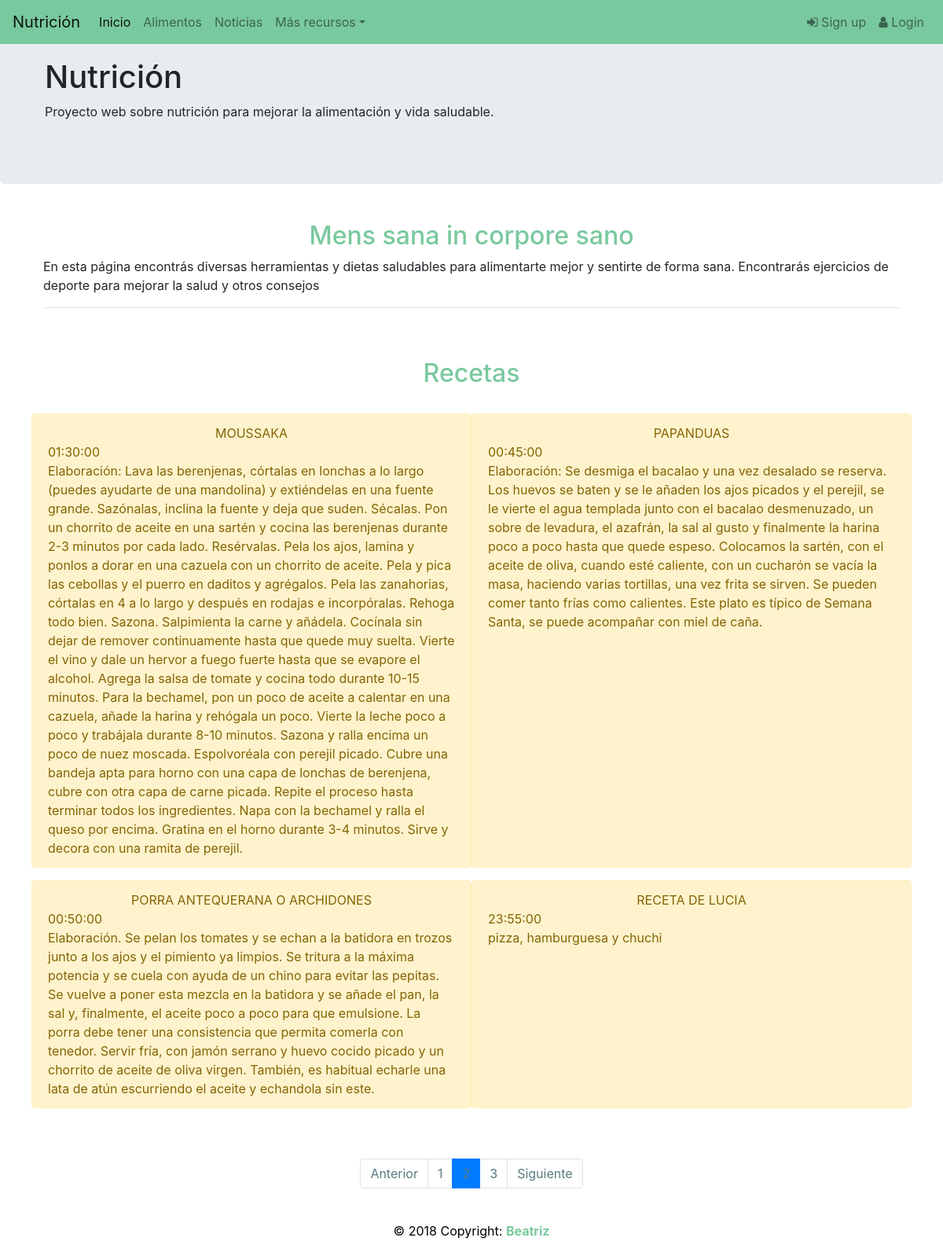
Page /recetas.php?pagina=2 on the committed database.
### tables this page shows
CREATE TABLE `receta` (
  `idReceta` int(8) NOT NULL,
  `nombre` varchar(30) NOT NULL,
  `descripcion` text NOT NULL,
  `tiempo` time DEFAULT NULL
);

### recetas.php (the view, shortened to what this page needs)
<?php
    include_once 'libs/conexion.php';
    $sql_leer = 'SELECT * FROM receta order by nombre';
    $gsent = $pdo -> prepare($sql_leer);
    $gsent->execute();
    $resultado = $gsent->fetchAll();
    $datosPagina = 4;
    $totalDatosBD = $gsent->rowCount();
    $paginasTotal = ceil($totalDatosBD/ $datosPagina);
    $pagina=false;
    if (isset($_GET["pagina"])){
	    $pagina = $_GET["pagina"];
    }
    if(!$pagina){
        $iniciar =0;
        $pagina=1;
    } else{
        $iniciar = ($pagina-1) * $datosPagina;
    }
    $sql_muestroReceta = 'SELECT * FROM receta order by nombre Limit :iniciar , :numRecetas';
    $muestroRecetas= $pdo->prepare($sql_muestroReceta);
    $muestroRecetas->bindParam(':iniciar', $iniciar, PDO::PARAM_INT);
    $muestroRecetas->bindParam(':numRecetas', $datosPagina, PDO::PARAM_INT);
    $muestroRecetas->execute();
    $resultado_recetas = $muestroRecetas->fetchAll();
?>
<!DOCTYPE html>
<html>
<head>
    <link rel="stylesheet" type="text/css" media="screen" href="css/style.css" />
	<link rel="stylesheet" href="https://maxcdn.bootstrapcdn.com/bootstrap/4.1.3/css/bootstrap.min.css">
	<link href="//maxcdn.bootstrapcdn.com/font-awesome/4.7.0/css/font-awesome.min.css" rel="stylesheet">
</head>
<body>
    <?php
        if (isset($_SESSION['usuario'])) :
            require_once "libs/navbarLogueado.php";
        else:
            require_once "libs/navbar.php";
        endif;
    ?>
  	<div class="jumbotron">
  	<div class="container">
	    <h1>Nutrición</h1>
	    <p>Proyecto web sobre nutrición para mejorar la alimentación y vida saludable.</p>
	  	</div>
	</div>
    <header>
	</header>
		<div class="container mx-auto">
		<main id="centerMain">
			<h2 class="titulo col-12 text-center">Mens sana in corpore sano</h2>
			<p>En esta página encontrás diversas herramientas y dietas saludables para alimentarte mejor y sentirte de forma sana.
			Encontrarás ejercicios de deporte para mejorar la salud y otros consejos </p>
			<hr>
            <br>
        <br>
	    <div class="row">
	      <div class="col-lg-12 text-center">
	        <h2 class="titulo">Recetas</h2>
	        <br />
          </div>
	        <?php foreach ($resultado_recetas as $dato) :  ?>
            <div class=" alert alert-warning col-lg-6 col-md-4 col-xs-6 ">
                <div class="text-center text-uppercase">
                    <?php echo $dato['nombre']."<br>" ?>
                </div>
                <div text-justify>
                    <?php echo $dato['tiempo']."<br>" ?>
                    <?php echo $dato['descripcion']."<br>" ?>
                </div>
            </div>
                <?php endforeach ?>
        </div>
	      <br>
			<br>
			<ul class="pagination justify-content-center">
		    <li class="page-item <?= $_GET['pagina']<=1 ? 'disabled':''?>"><a class="page-link" href="recetas.php?pagina=<?=$_GET['pagina']-1 ?>">Anterior</a></li>
		    <?php for($i=1; $i<=$paginasTotal; $i++): ?>
            <li class="page-item <?= $_GET['pagina']==$i ? 'active':''?>"><a class="page-link" href="recetas.php?pagina=<?=$i?>"><?=$i?></a></li>
            <?php endfor ?>
		    <li class="page-item <?= $_GET['pagina']>=$paginas ? 'disabled':''?>"><a class="page-link" href="recetas.php?pagina=<?=$_GET['pagina']+1 ?>">Siguiente</a></li>
		  </ul>
		</main>
		<footer class="page-footer font-small blue">
		  <div class="footer text-center py-3">© 2018 Copyright:
		    <a href="https://github.com/BeatrizPR"> Beatriz</a>
		  </div>
		</footer>
	</div>
</body>
</html>

### css/style.css (style rules this page uses)
* { margin: 0px; padding: 0px; }
.container { margin: 10px !important; }
header, footer { height:50px; }
.titulo { color: #79c99e; }
#centerMain { margin-top:-5%; }
main { padding:10px; position: relative; }
.page-link { color: #587b7f !important; }
.footer { position: relative; left: 0; bottom: 0; width: 100%; color: black; text-align: center; }
.footer a { color: #79c99e; font-weight: bold; }

### rows in the picture
receta: nombre "MOUSSAKA", tiempo "01:30:00", descripcion "Elaboración: Lava las berenjenas, córtalas en lonchas a lo largo (puedes ayudarte de una mandolina) y extiéndelas en una fuente grande. Sazónalas, inclina la fuente y deja que suden. Sécalas. Pon un chorrito de aceite en una sartén y cocina las berenjenas durante 2-3 minutos por cada lado. Resérvalas. Pela los ajos, lamina y ponlos a dorar en una cazuela con un chorrito de aceite. Pela y pica las cebollas y el puerro en daditos y agrégalos. Pela las zanahorias, córtalas en 4 a lo largo y después en rodajas e incorpóralas. Rehoga todo bien. Sazona. Salpimienta la carne y añádela. Cocínala sin dejar de remover continuamente hasta que quede muy suelta. Vierte el vino y dale un hervor a fuego…"
receta: nombre "PAPANDUAS", tiempo "00:45:00", descripcion "Elaboración: Se desmiga el bacalao y una vez desalado se reserva. Los huevos se baten y se le añaden los ajos picados y el perejil, se le vierte el agua templada junto con el bacalao desmenuzado, un sobre de levadura, el azafrán, la sal al gusto y finalmente la harina poco a poco hasta que quede espeso. Colocamos la sartén, con el aceite de oliva, cuando esté caliente, con un cucharón se vacía la masa, haciendo varias tortillas, una vez frita se sirven. Se pueden comer tanto frías como calientes. Este plato es típico de Semana Santa, se puede acompañar con miel de caña."
receta: nombre "PORRA ANTEQUERANA O ARCHIDONES", tiempo "00:50:00", descripcion "Elaboración. Se pelan los tomates y se echan a la batidora en trozos junto a los ajos y el pimiento ya limpios. Se tritura a la máxima potencia y se cuela con ayuda de un chino para evitar las pepitas. Se vuelve a poner esta mezcla en la batidora y se añade el pan, la sal y, finalmente, el aceite poco a poco para que emulsione. La porra debe tener una consistencia que permita comerla con tenedor. Servir fría, con jamón serrano y huevo cocido picado y un chorrito de aceite de oliva virgen. También, es habitual echarle una lata de atún escurriendo el aceite y echandola sin este."
receta: nombre "RECETA DE LUCIA", tiempo "23:55:00", descripcion "pizza, hamburguesa y chuchi"
